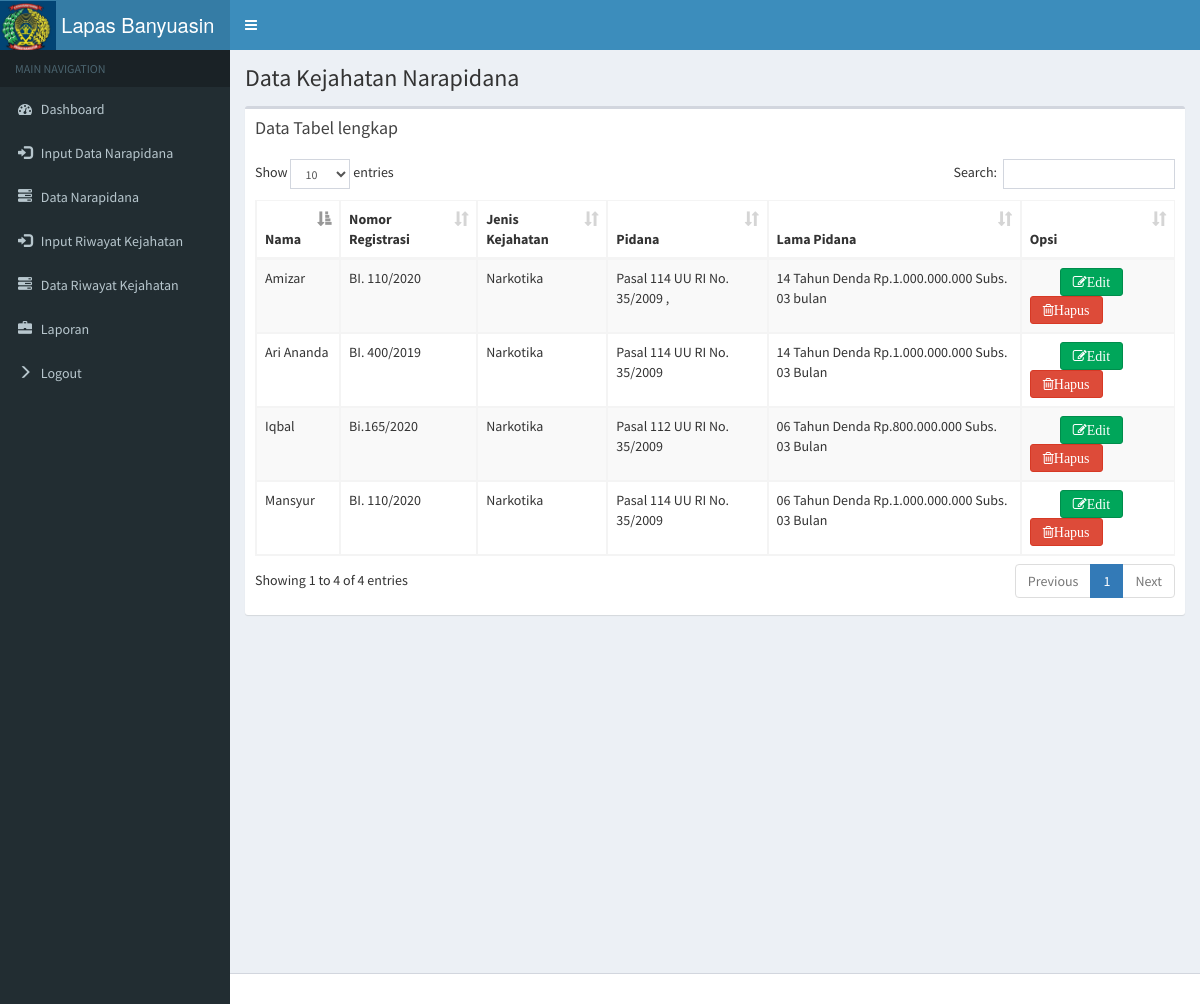
Page /data_kejahatan.php (signed in) on the committed database.
### tables this page shows
CREATE TABLE `kejahatan` (
  `id` int(11) NOT NULL,
  `nama` varchar(222) NOT NULL,
  `nmr_regis` varchar(222) NOT NULL,
  `jenis_kjh` varchar(222) NOT NULL,
  `pidana` varchar(222) NOT NULL,
  `lama_pidana` varchar(222) NOT NULL
);

### data_kejahatan.php (the view, shortened to what this page needs)
<!DOCTYPE html>
<html>
<head>
  <link rel="stylesheet" href="bootstrap/css/bootstrap.min.css">
  <link rel="stylesheet" href="https://cdnjs.cloudflare.com/ajax/libs/font-awesome/4.5.0/css/font-awesome.min.css">
  <link rel="stylesheet" href="https://cdnjs.cloudflare.com/ajax/libs/ionicons/2.0.1/css/ionicons.min.css">
  <link rel="stylesheet" href="plugins/datatables/dataTables.bootstrap.css">
  <link rel="stylesheet" href="dist/css/AdminLTE.min.css">
  <link rel="stylesheet" href="dist/css/skins/_all-skins.min.css">
</head>
<body class="hold-transition skin-blue sidebar-mini">
<div class="wrapper">
  <header class="main-header">
    <a href="index.php" class="logo">
      <span class="icon-bar"><img src="a.jpg" width="60px" style="margin-left: -20px;"> Lapas Banyuasin</span>
    </a>
    <nav class="navbar navbar-static-top">
      <a href="#" class="sidebar-toggle" data-toggle="offcanvas" role="button">
      </a>
    </nav>
  </header>
  <aside class="main-sidebar">
    <section class="sidebar">
      <ul class="sidebar-menu">
        <li class="header">MAIN NAVIGATION</li>
        <li class="treeview">
          <a href="index.php">
            <i class="fa fa-dashboard"></i> <span>Dashboard</span>
          </a>
        </li>
        <li class="treeview">
          <a href="input_napi.php">
            <i class="glyphicon glyphicon-log-in"></i> <span>Input Data Narapidana</span>
          </a>
        </li>
        <li class="treeview">
          <a href="data_napi.php">
            <i class="glyphicon glyphicon-tasks"></i> <span>Data Narapidana</span>
          </a>
        </li>
        <li class="treeview">
          <a href="input_kejahatan.php">
            <i class="glyphicon glyphicon-log-in"></i> <span>Input Riwayat Kejahatan</span>
          </a>
        </li>
        <li class="treeview">
          <a href="data_kejahatan.php">
            <i class="glyphicon glyphicon-tasks"></i> <span>Data Riwayat Kejahatan</span>
          </a>
        </li>
        <li class="treeview">
          <a href="cetak.php" target="_blank">
            <i class="glyphicon glyphicon-briefcase"></i> <span>Laporan</span>
          </a>
        </li>
        <li class="treeview">
          <a href="logout.php">
            <i class="glyphicon glyphicon-menu-right"></i> <span>Logout</span>
          </a>
        </li>
      </ul>
    </section>
  </aside>
  <div class="content-wrapper">
    <section class="content-header">
      <h1>
        Data Kejahatan Narapidana
      </h1>
    </section>
    <section class="content">
      <div class="row">
        <div class="col-xs-12">
          <div class="box">
            <div class="box-header">
              <h3 class="box-title">Data Tabel lengkap</h3>
            </div>
            <div class="box-body">
              <table id="example1" class="table table-bordered table-striped">
                <thead>
                 <tr>
                  <th>Nama</th>
                  <th>Nomor Registrasi</th>
                  <th>Jenis Kejahatan</th>
                  <th>Pidana</th>
                  <th>Lama Pidana</th>
                  <th>Opsi</th>
                </tr>
                </thead>
                <tbody>
                  <?php
                      include 'koneksi.php';
                    $barang = mysqli_query($koneksi,"SELECT * FROM kejahatan");
                    while($b = mysqli_fetch_array($barang)){
                      ?>
                      <tr>
                        <td><?php echo $b['nama']; ?></td>
                        <td><?php echo $b['nmr_regis']; ?></td>
                        <td><?php echo $b['jenis_kjh']; ?></td>
                        <td><?php echo $b['pidana']; ?></td>
                        <td><?php echo $b['lama_pidana']; ?></td>
                        <td>
                          <a style="margin-left: 30px; " href="edit_kejahatan.php?id=<?php echo $b['id']; ?>" type="button" class="btn btn-success btn-btn-app fa fa-edit" >Edit</a>
                          <a style=""  href="delete_kejahatan.php?id=<?php echo $b['id']; ?>" type="button" class="btn btn-danger btn-btn-app fa fa-trash-o">Hapus</a>
                        </td>
                      </tr>
                      <?php
                    }
                    ?>
                </tbody>
              </table>
            </div>
          </div>
        </div>
      </div>
    </section>
  </div>
  <footer class="main-footer">
  </footer>
</div>
</body>
</html>

### rows in the picture
kejahatan: nama "Mansyur", nmr_regis "BI. 110/2020", jenis_kjh "Narkotika", pidana "Pasal 114 UU RI No. 35/2009", lama_pidana "06 Tahun Denda Rp.1.000.000.000 Subs. 03 Bulan"
kejahatan: nama "Ari Ananda", nmr_regis "BI. 400/2019", jenis_kjh "Narkotika", pidana "Pasal 114 UU RI No. 35/2009", lama_pidana "14 Tahun Denda Rp.1.000.000.000 Subs. 03 Bulan"
kejahatan: nama "Iqbal", nmr_regis "Bi.165/2020", jenis_kjh "Narkotika", pidana "Pasal 112 UU RI No. 35/2009", lama_pidana "06 Tahun Denda Rp.800.000.000 Subs. 03 Bulan"
kejahatan: nama "Amizar", nmr_regis "BI. 110/2020", jenis_kjh "Narkotika", pidana "Pasal 114 UU RI No. 35/2009 ,", lama_pidana "14 Tahun Denda Rp.1.000.000.000 Subs. 03 bulan"
